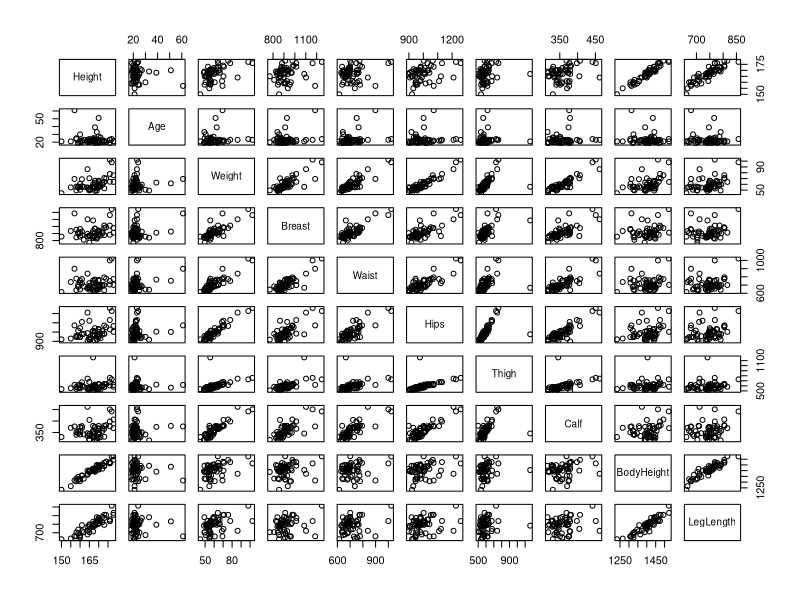
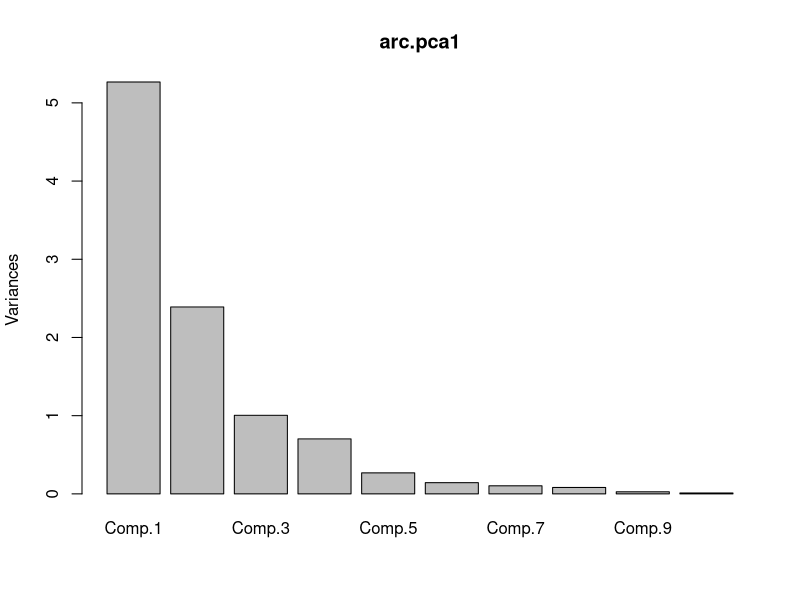
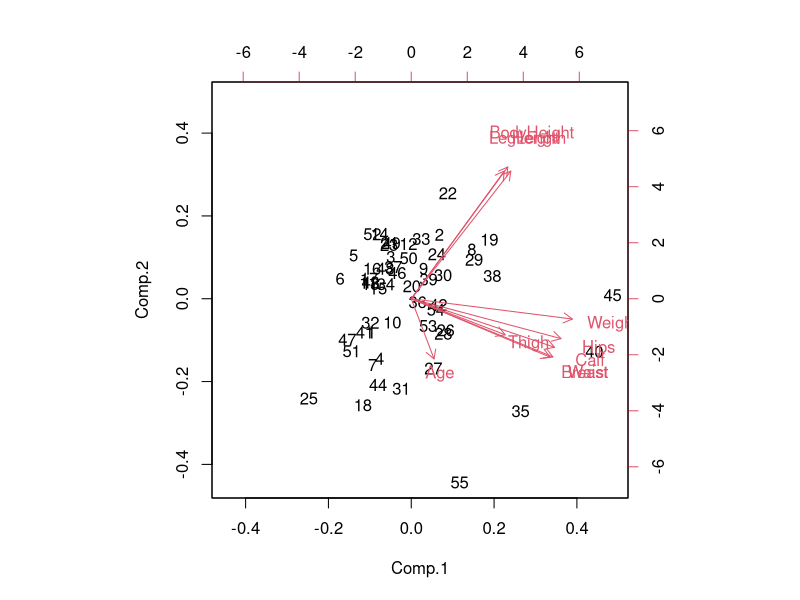

Generate these figures, in order, with R:
## Set working directory
setwd('R/semdata/')

## Read in data from CSV
data1 <- read.csv('semdata/semdataFemale.csv', header=TRUE)

## Subset the data
data2 <- cbind(data1$Height,
		   data1$Age,
		   data1$Weight,
		   data1$Breast,
		   data1$Waist,
		   data1$Hips,
		   data1$Thigh,
		   data1$Calf,
		   data1$Body,
		   data1$Shoulder,
		   data1$Leg
		   )
#Rename columns 
colnames(data2) <- c('Height', 'Age', 'Weight', 'Breast', 'Waist', 'Hips', 'Thigh', 'Calf', 'BodyHeight', 'LegLength')

#Pairwise scatter plots
pairs(data2)

dev.print(device=postscript, "Female.eps", onefile=FALSE, horizontal=FALSE)

#Perform PCA
arc.pca1 <- princomp(data2, score=TRUE, cor=TRUE)
summary(arc.pca1)

#Print PCA
plot(arc.pca1)

#Print the biploy
biplot(arc.pca1)

#Print the loadings
arc.pca1$loadings

## Print the scores (projections)
arc.pca1$scores